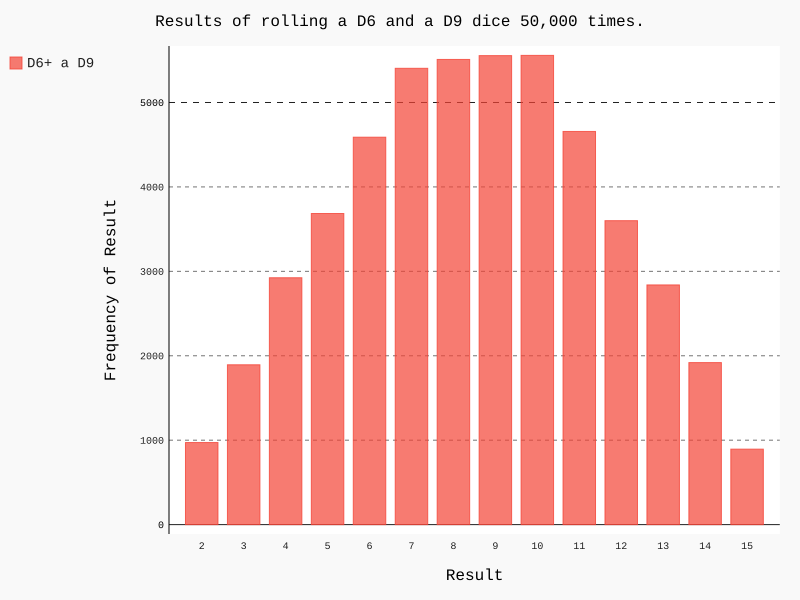

Reproduce this figure in Python.
from die import Die
import pygal
#
# # 创建两个D6（六面骰子）
# die_1 = Die()
# die_2 = Die(10)
#
# # 抛几次骰子，并将结果存储在一个列表中
# results = []
# for roll_num in range(50000):
#     result = die_1.roll() + die_2.roll()
#     results.append(result)
#
# # 分析结果
# frequencies = []
# max_result = die_1.num_sides + die_2.num_sides
# for value in range(2, max_result + 1):
#     frequency = results.count(value)
#     frequencies.append(frequency)
#
# hist = pygal.Bar()
#
# hist.title = 'Results of rolling a D6 and a D10 dice 50,000 times.'
# x_labels = []
# for num in range(2, max_result + 1):
#     x_labels.append(str(num))
# hist.x_labels = x_labels.copy()
# hist.x_title = 'Result'
# hist.y_title = 'Frequency of Result'
#
# hist.add('D6 + D10', frequencies)
# hist.render_to_file('die_visual.svg')

def throw_two_dice(die_1_sides=6, die_2_sides=6):
    die_1 = Die(die_1_sides)
    die_2 = Die(die_2_sides)

# 抛几次骰子，并将结果存储在一个列表中
    results = []
    for roll_num in range(50000):
        result = die_1.roll() + die_2.roll()
        results.append(result)

# 分析结果
    frequencies = []
    max_result = die_1.num_sides + die_2.num_sides
    for value in range(2, max_result + 1):
        frequency = results.count(value)
        frequencies.append(frequency)

    hist = pygal.Bar()

    hist.title = 'Results of rolling a D' + str(die_1.num_sides) + ' and a D' + str(die_2.num_sides) + ' dice 50,000 times.'
    x_labels = []
    for num in range(2, max_result + 1):
        x_labels.append(str(num))
    hist.x_labels = x_labels.copy()
    hist.x_title = 'Result'
    hist.y_title = 'Frequency of Result'

    hist.add('D' + str(die_1.num_sides) + '+ D' + str(die_2.num_sides), frequencies)
    hist.render_to_file('die_visual.svg')

throw_two_dice(6, 9)
